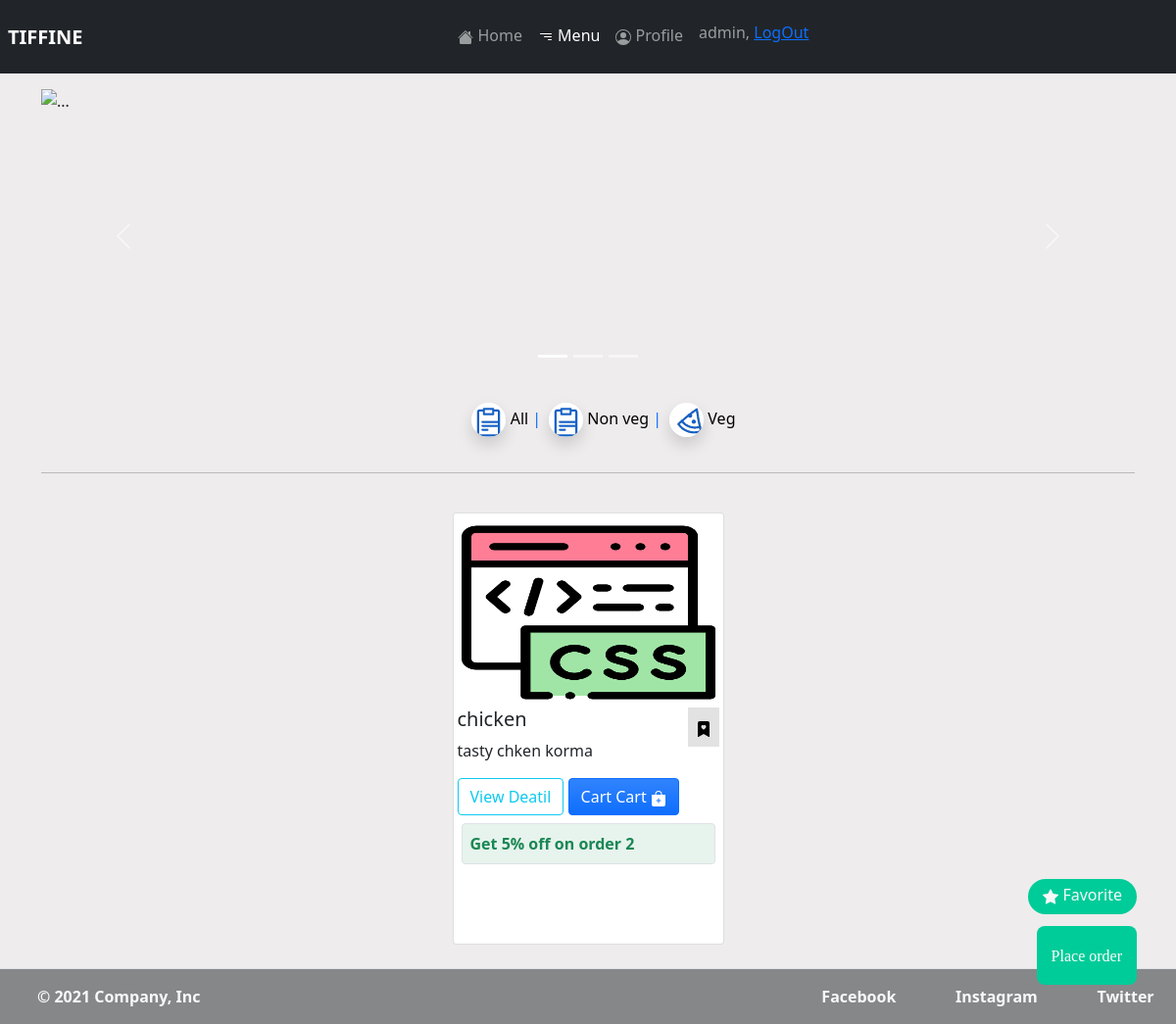
/menu/non_veg (signed in), run on an earlier commit of the app's database.
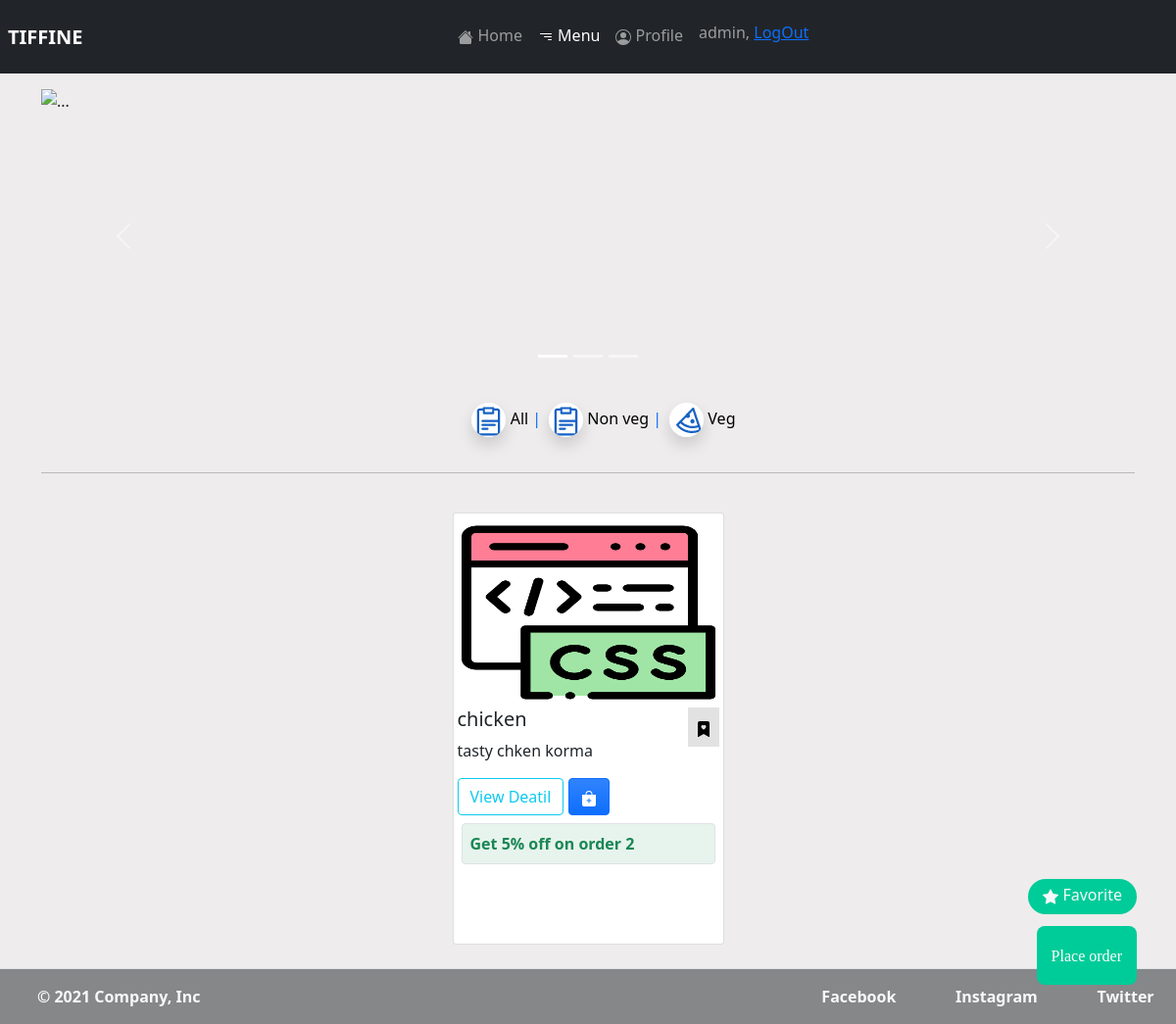
And on a later commit of the database.
### tiffine_site/models.py (models this page shows, shortened)
class MainDishModel(models.Model):
    name = models.CharField(max_length=100)
    deatil = models.CharField(max_length=255)
    price = models.FloatField()
    discounted = models.FloatField()
    availablity = models.BooleanField(default=True)
    image = models.ImageField(upload_to='pictures')
    ingredients = models.CharField(max_length=255)
    type_of = models.CharField(choices=type_of, max_length=10, blank=True)

class AddToFevorate(models.Model):
    user = models.ForeignKey(
        User, related_name='user_fevorate', blank=True, null=True, on_delete=models.CASCADE)
    dish_name = models.ForeignKey(
        MainDishModel, related_name='dish_name', blank=True, null=True, on_delete=models.CASCADE)
    is_fav = models.BooleanField(default=False)

class Cart(models.Model):
    user = models.ForeignKey(User, on_delete=models.CASCADE)
    item = models.ForeignKey(MainDishModel, on_delete=models.CASCADE)
    quantity = models.PositiveIntegerField(blank=True, default=1)

### tiffine_site/views.py (the view, shortened to what this page needs)
# urls.py: path('menu/', MenuView.as_view(), name='menu'),
class MenuView(View):
    def get(self, request, slug=None, *args, **kwargs):
        if request.user.is_authenticated:
            favorite = AddToFevorate.objects.filter(user=request.user)
            is_cart = Cart.objects.filter(user=request.user)
            if slug == 'veg':
                menu_model = MainDishModel.objects.filter(type_of='veg')
            elif slug == 'non_veg':
                menu_model = MainDishModel.objects.filter(type_of='non_veg')
            elif slug == 'all':
                menu_model = MainDishModel.objects.all()
            else:
                menu_model = MainDishModel.objects.all()
            template = 'menu.html'
            context = {
                'menu_model': menu_model,
                'fav': favorite,
                'is_cart': is_cart
            }
            return render(request, template_name=template, context=context)

### tiffine_site/templates/menu.html (shortened to what the changed rows need)
{% extends 'base.html' %}
{% block content %}
{% load static %}
<link rel="stylesheet" href="{% static 'css/menu_.css' %}" />
<div class="container " >
    <div class="d-flex justify-content-center row p-3">
      {% for items in menu_model %}
      <div class="col-sm-12 col-md-3 m-2 float-left card float-x mb-2 p-1 ">
        <img src="{{items.image.url}}" class="img-thumbnail border-0" style="width:auto;height:45%" alt="..." />
        <div class="card-" style="height: fit-content;">
          <h5 class="card-title">
            {{ items.name }}
            {% if  user.is_authenticated %}
            <a class="float-end" id="fav{{items.id}}">
              <div class="border-fav p-2">
                <svg
                  id="fav-icon{{items.id}}"
                  xmlns="http://www.w3.org/2000/svg"
                  width="16"
                      {% for favotive in fav %}
                        {% if favotive.dish_name.id == items.id %}
                          fill="red"
                        {% endif %}
                        fir=""
                      {% endfor %}
                  height="16"
                  class="bi bi-bookmark-heart-fill"
                  viewBox="0 0 16 16">
                  <path
                    d="M2 15.5a.5.5 0 0 0 .74.439L8 13.069l5.26 2.87A.5.5 0 0 0 14 15.5V2a2 2 0 0 0-2-2H4a2 2 0 0 0-2 2v13.5zM8 4.41c1.387-1.425 4.854 1.07 0 4.277C3.146 5.48 6.613 2.986 8 4.412z"
                  />
                </svg>
              </div>
            </a>
            {% endif %}
          </h5>
          <p class="card-text">{{items.deatil}}</p>
          <a href="{% url 'deatail-view' items.id %}" class="btn btn-outline-info bg-gradient"
            >View Deatil</a>
            {% if user.is_authenticated %}
            <button data="hello" class="btn btn-primary bg-gradient" id='add-dabba{{items.id}}'>
              {% for cart in is_cart %}
                {% if cart.item.id == items.id %}
                  Added
                {% else %}
                  Cart
                {% endif %}
              {% endfor %}
              </button>
              {% endif %}
              <div class="mt-1 p-1">
                <div class="border rounded p-2 bg-success bg-opacity-10">
                  <p class="text-success m-0 "><strong>Get 5% off on order 2</strong></p>
                </div>
              </div>
        </div>
      </div>
      {% empty %}
      <div class="alert alert-primary" role="alert">
        Don't have any favorite item marked !
      </div>
      {% endfor %}
    </div>
</div>
{% endblock %}

What changed in the data, as far as the page shows it:
removed Cart: shows "Cart"
removed Cart: shows "Cart"
